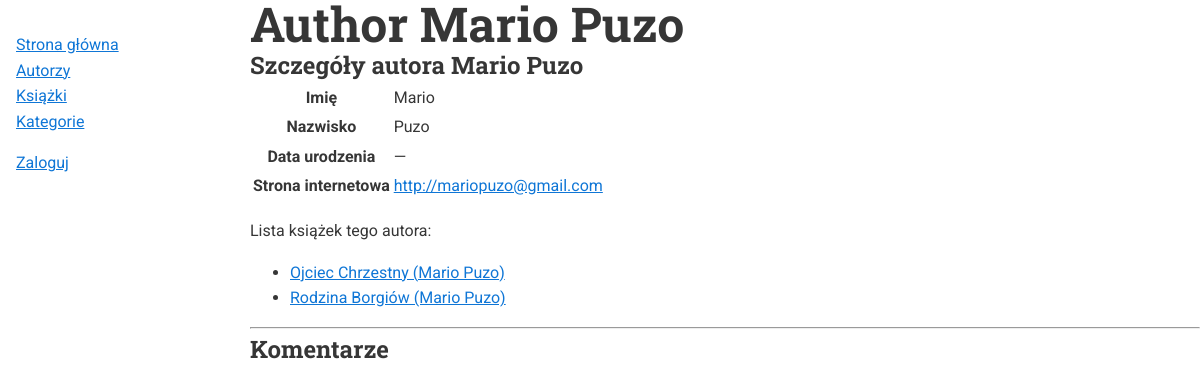
Screenshot of /authors/1 with the database file from the repository.
### books/models.py (models this page shows)
class Author(models.Model):
    first_name = models.CharField(
        max_length=50,
        null=False,
        blank=False,
        verbose_name="First Name",
        help_text="",
    )
    last_name = models.CharField(
        max_length=100,
        null=False,
        blank=False,
        verbose_name="Last Name",
        help_text="",
    )
    birth_date = models.DateField(
        null=True,
        blank=True,
        verbose_name="Birth Date",
        help_text="",
    )
    web_site = models.URLField(
        null=False,
        blank=True,
        default="",
        verbose_name="Web Site Address",
        help_text="",
    )
    def __str__(self):
        return f'{self.first_name} {self.last_name}'

class Book(models.Model):
    title = models.CharField(
        max_length=200,
        null=False,
        blank=False,
        verbose_name="Title",
        help_text="",
    )
    author = models.ForeignKey(
        Author, on_delete=models.PROTECT,
        null=False,
        blank=False,
        verbose_name="Author",
        help_text="",
    )
    categories = models.ManyToManyField(
        "Category",
        blank=False,
        verbose_name="Categories",
        help_text="",
    )
    pages = models.PositiveIntegerField(
        null=True,
        blank=True,
        verbose_name="Pages",
        help_text="",
    )
    description = models.TextField(
        blank=True,
        verbose_name="Description",
        help_text="",
    )
    cover = models.ImageField(
        blank=True, null=False, default="",
        verbose_name="Cover image",
        help_text="",
    )
    def __str__(self):
        return f'{self.title} ({self.author})'

### books/views.py (the view)
# urls.py: path('authors/<int:pk>', views.AuthorDetail.as_view(), name='author-details'),
class AuthorDetail(DetailView):
    model = Author
    template_name = 'books/author_details.html'
    def get_context_data(self, **kwargs):
        context = {
            'title': f'Author {self.object}',
        }
        context.update(kwargs)
        return super().get_context_data(**context)

### templates/books/author_details.html (shortened to what this page needs)
{% extends "base_books.html" %}
{% load comments %}
{% block content %}
<h3>Szczegóły autora {{ object }}</h3>
<table>
    <tr>
        <th>Imię</th>
        <td>{{ object.first_name }}</td>
    </tr>
    <tr>
        <th>Nazwisko</th>
        <td>{{ object.last_name }}</td>
    </tr>
    <tr>
        <th>Data urodzenia</th>
        <td>{{ object.birth_date|default:"&mdash;" }}</td>
    </tr>
    <tr>
        <th>Strona internetowa</th>
        <td>{{ object.web_site|default:"&mdash;"|urlize }}</td>
    </tr>
</table>
<p>Lista książek tego autora:</p>
<ul>
{% for book in object.book_set.all %}
    <li><a href="{% url 'books:book-details' book.pk %}">{{ book }}</a></li>
{% endfor %}
</ul>
<hr>
<h3>Komentarze</h3>
{% endblock %}

### books/static/books/books.css (style rules this page uses)
*, *::before, *::after { box-sizing: border-box; }
:root { --ff-sans: 'Roboto', sans-serif; --ff-headers: 'Roboto Slab', serif; --fw-regular: 400; --fw-bold: 700; --fs-h1: 3rem; --fs-h2: 2.25rem; --fs-h3: 1.5rem; --fs-body: 1rem; --clr-light: #FFFFFF; --clr-dark: #363636; --clr-accent: #0f76d6; --clr-logo: #06427a; }
body { background-color: var(--clr-light); color: var(--clr-dark); margin: 0; font-family: var(--ff-sans); font-size: var(--fs-body); font-weight: var(--fw-regular); line-height: 1.6; }
h1, h2, h3 { margin: 0 0 0.3rem 0; line-height: 1; font-weight: var(--fw-bold); font-family: var(--ff-headers); }
h3 { font-size: var(--fs-h3); color: var(--clr-gray); }
a { color: var(--clr-accent); }
@media (min-width: 1000px) { body { display: grid; grid-template-columns: 250px 2fr; } }

### rows the page displays
Author: first_name+last_name "Mario Puzo", first_name "Mario", last_name "Puzo", birth_date "—", web_site "http://mariopuzo@gmail.com"
Book: title+author "Ojciec Chrzestny (Mario Puzo)"
Book: title+author "Rodzina Borgiów (Mario Puzo)"
